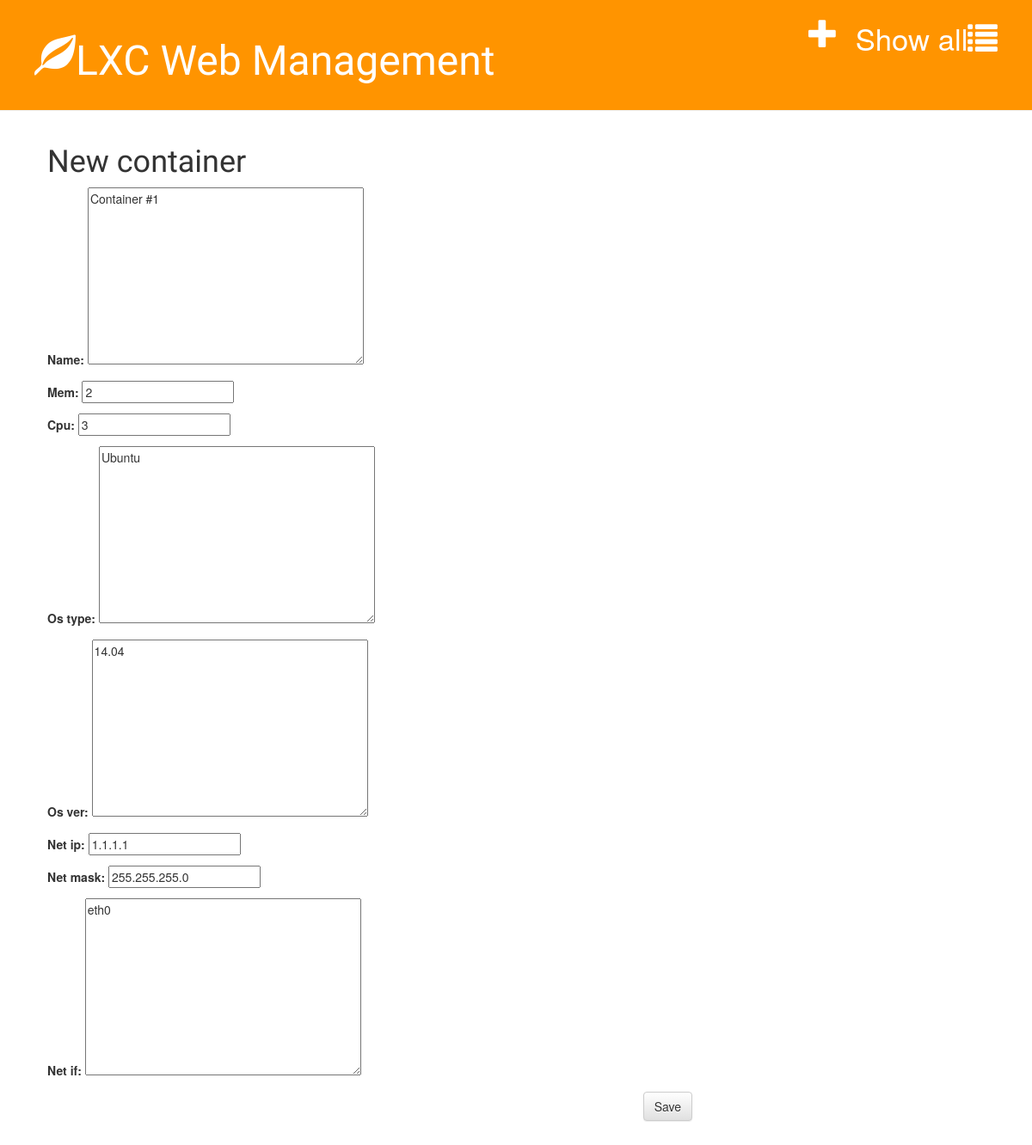
The app's page /container/1/edit/ (signed in), older data.
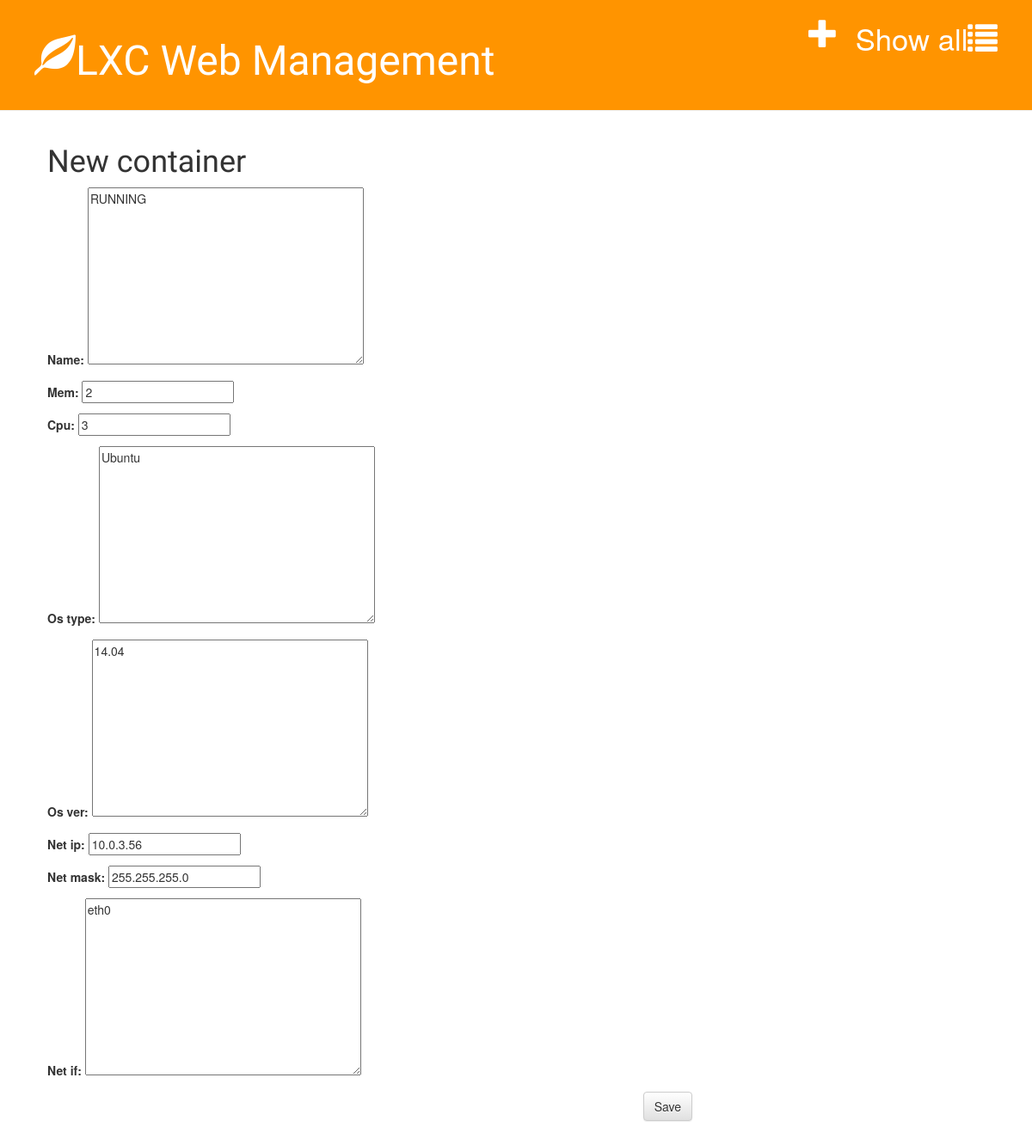
The same page, newer data.
### containers/models.py (models this page shows, shortened)
class Container(models.Model):
    name = models.TextField()
    net_ip = models.GenericIPAddressField()
    net_mask = models.GenericIPAddressField()
    net_if = models.TextField()
    mem = models.IntegerField()
    cpu = models.IntegerField()
    os_type = models.TextField()
    os_ver = models.TextField()

### containers/views.py (the view)
# urls.py: url(r'^container/(?P<pk>[0-9]+)/edit/$', views.container_edit, name='container_edit'),
def container_edit(request, pk):
    post = get_object_or_404(Container, pk=pk)
    if request.method == "POST":
        form = PostForm(request.POST, instance=post)
        if form.is_valid():
            container = form.save(commit=False)
            post.save()
            mgmt_cont.sync(pk)
            return redirect('container_details', pk=container.pk)
    else:
        form = PostForm(instance=post)
    return render(request, 'containers/container_edit.html', {'form': form})

### containers/forms.py
class PostForm(forms.ModelForm):
    class Meta:
        model = Container
        fields = ('name', 'mem', 'cpu', 'os_type', 'os_ver', 'net_ip', 'net_mask', 'net_if', )

### containers/templates/containers/container_edit.html
{% extends 'containers/base.html' %}
{% block content %}
    <h1>New container</h1>
    <form method="POST" class="post-form">{% csrf_token %}
        {{ form.as_p }}
        <button type="submit" class="save btn btn-default">Save</button>
    </form>
{% endblock %}

Row changes from the older to the newer data that the page shows:
changed Container "Ubuntu": name "Container #1" → "RUNNING"; net_ip "1.1.1.1" → "10.0.3.56"
